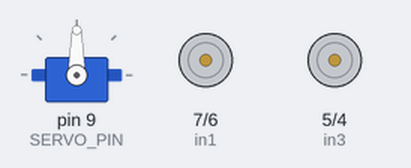
Recording of a sketch running on a simulated Arduino Uno, built with avr-gcc and run on an emulated ATmega328P. Parts: servo, motor-driver pin pairs drawn as motors (green arrow = first pin HIGH = forward, orange = second pin HIGH = backward, longer = more drive, scaled by the enable pin).

Above: at 11.7 s.
Timing chart, 0 to 17.2 s (numbered marks = the images above):
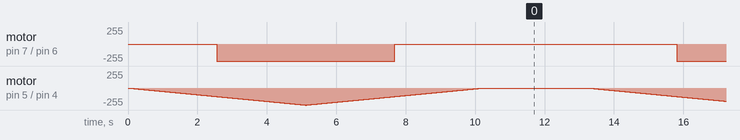

The sketch:

DoDuongTuDong.ino
```cpp
#include <Servo.h>
// cài đặt chân cho cảm biến siêu âm
#define TRIG_PIN 13
#define ECHO_PIN 12
#define TIME_OUT 5000

 //cài đặt chân cho servo
#define SERVO_PIN 9

//cài đặt chân cho motor
//Motor A
int enA = 8;
int in1 = 7;
int in2 = 6;

//Motor B
int in3 = 5;
int in4 = 4;
int enB = 3;
int speeds = 100;
//set bluetooth
char c;

Servo gServo;

//Hàm trả Khoảng cách - Cảm biến siêu âm
float GetDistance()
{
  long duration, distanceCm;

  digitalWrite(TRIG_PIN, LOW);
  delayMicroseconds(2);
  digitalWrite(TRIG_PIN, HIGH);
  delayMicroseconds(10);
  digitalWrite(TRIG_PIN, LOW);

  duration = pulseIn(ECHO_PIN, HIGH, TIME_OUT);

  // convert to distance
  distanceCm = duration / 29.1 / 2;

  return distanceCm;
}
void Motor(char n){
  //Đọc kí tự và điều khiển motor tương ứng
  // 1 lùi
  // 2 tiến
  // 3 quay trái
  // 4 quay phải
  // 5 tăng tốc
  // 6 giảm tốc
  //
  int speeds =200;
  switch(n){
    case '1': //lui
        //Running motor A
        digitalWrite(in1, HIGH);        digitalWrite(in4, HIGH);
        digitalWrite(in2, LOW);          digitalWrite(in3, LOW);
        analogWrite(enA, speeds);
        analogWrite(enB, speeds);
    break;
    case '2': //lui
        //Running motor A
        digitalWrite(in1, LOW);          digitalWrite(in4, LOW);
        digitalWrite(in2, HIGH);           digitalWrite(in3, HIGH);
        analogWrite(enA, speeds);
        analogWrite(enB, speeds);
    break;
    case '3': //trai
        //Running motor A
        digitalWrite(in1, LOW);          digitalWrite(in4, HIGH);
        digitalWrite(in2, HIGH);           digitalWrite(in3, LOW);
        analogWrite(enA, speeds);
        analogWrite(enB, speeds);
    break;
    case '4': //lui
        //Running motor A
        digitalWrite(in1, HIGH);        digitalWrite(in4, LOW);
        digitalWrite(in2, LOW);         digitalWrite(in3, HIGH);
        analogWrite(enA, speeds);
        analogWrite(enB, speeds);
    break;
    case '6': //lui
    default:
        //Running motor A
        digitalWrite(in1, LOW);         digitalWrite(in4, LOW);
        digitalWrite(in2, LOW);          digitalWrite(in3, LOW);
        analogWrite(enA, speeds);
        analogWrite(enB, speeds);
    break;

  }
 }

void setup() {
  Serial.begin(9600);

  pinMode(TRIG_PIN, OUTPUT);
  pinMode(ECHO_PIN, INPUT);

  gServo.attach(SERVO_PIN);

  // set motor
  pinMode(enA, OUTPUT);
  pinMode(in1, OUTPUT);
  pinMode(in2, OUTPUT);
  pinMode(enB,OUTPUT);
  pinMode(in3, OUTPUT);
  pinMode(in4, OUTPUT);
}
void Xoay(bool isTrai,int speeds,int Angle){
    //góc tính ta thời gian delay
    // còn dựa trên tốc độ speed
    if(isTrai){
        //Running motor A
        digitalWrite(in1, LOW);          digitalWrite(in4, HIGH);
        digitalWrite(in2, HIGH);           digitalWrite(in3, LOW);
        analogWrite(enA, speeds);
        analogWrite(enB, speeds);
    }else{
        //Running motor A
        digitalWrite(in1, LOW);          digitalWrite(in4, HIGH);
        digitalWrite(in2, HIGH);          digitalWrite(in3, LOW);
        analogWrite(enA, speeds);
        analogWrite(enB, speeds);
    }
    delay(Angle);
             //Running motor A
        digitalWrite(in1, LOW);         digitalWrite(in4, LOW);
        digitalWrite(in2, LOW);          digitalWrite(in3, LOW);
        analogWrite(enA, speeds);
        analogWrite(enB, speeds);
}
void demoTwo() {
 // this function will run the motors across the range of possible speeds
 // note that maximum speed is determined by the motor itself and the operating voltage
 // the PWM values sent by analogWrite() are fractions of the maximum speed possible
 // by your hardware
 // turn on motors
digitalWrite(in1, LOW);          digitalWrite(in4, HIGH);
        digitalWrite(in2, HIGH);           digitalWrite(in3, LOW);
 // accelerate from zero to maximum speed
 for (int i = 0; i < 256; i++)
 {
 analogWrite(enA, i);
 analogWrite(enB, i);
 delay(20);
 }
 // decelerate from maximum speed to zero
 for (int i = 255; i >= 0; --i)
 {
 analogWrite(enA, i);
 analogWrite(enB, i);
 delay(20);
 }
 // now turn off motors
 digitalWrite(in1, LOW);
 digitalWrite(in2, LOW);
 digitalWrite(in3, LOW);
 digitalWrite(in4, LOW);
}

void loop() {
//  Motor('1');delay(100);
//  Motor('2');delay(200);
//  Motor('3');delay(500);
//  Motor('4');delay(1000);
//  Motor('5');delay(3000);
//
//  Xoay(true,500,100);
demoTwo();
  ;delay(3000);
//  long distance = GetDistance();
//  if( distance <=0 || distance >7){
//    Motor('1');
//  }else{
//    Motor('2');
//  }
//int i =0;
//  for(i=0;i<10;i++){
//    Xoay(true,10*i,100*i);
//    delay(2000);
//  }

//  while(Serial.available()){//kiem tra byte de doc
//    delay(30);// để ổn định hơn
//
//    c = Serial.read();
//
//    Serial.println(c);
//    Motor(c);
//  }
//  long distance = GetDistance();
//
//
//  if (distance <= 0)
//  {
//    Serial.println("Echo time out !!");
//  }
//  else
//  {
//    Serial.print("Distance to nearest obstacle (cm): ");
//    Serial.println(distance);
//  }
//  delay(500);
//
//   gServo.write(0);
//    delay(1000);
//
//    gServo.write(90);
//    delay(1000);
//
//    gServo.write(180);
//    delay(1000);
//     gServo.write(90);
//    delay(1000);
}
```

Measured:
- by itself, motor on pin 7 (in1) / pin 6 (in2): alternates backward 255/255 for 5.1 s and stopped for 8.1 s
